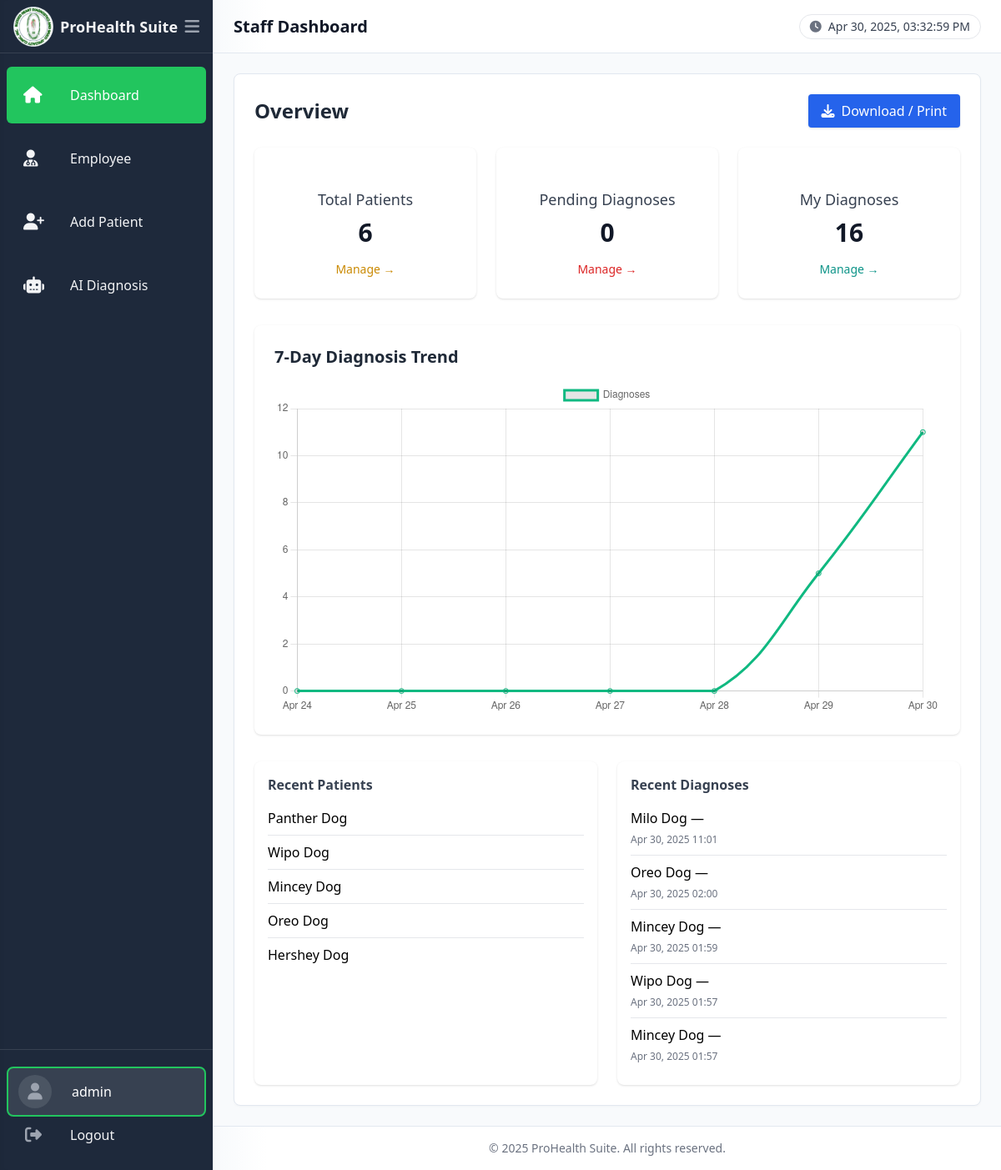
Screenshot of /staff/dashboard/ (signed in) with the database file from the repository.
### patient/models.py (models this page shows, shortened)
class Patient(models.Model):
    patient_id = models.CharField(
        max_length=5,
        unique=True,
        editable=False
    )
    GENDER_CHOICES = [
        ('M', 'Male'),
        ('F', 'Female'),
        ('O', 'Other'),
    ]
    DIAGNOSIS_CHOICES = [
        ('Pending', 'Pending'),
        ('No Findings', 'No Findings'),
        ('Cavity', 'Cavity'),
        ('Effusion', 'Effusion'),
    ]
    diagnosis      = models.CharField(
        max_length=20,
        choices=DIAGNOSIS_CHOICES,
        default='Pending'
    )
    confidence     = models.FloatField(
        null=True,
        blank=True,
        help_text="Model confidence (0–1) for the last diagnosis"
    )
    first_name     = models.CharField(max_length=100)
    middle_name    = models.CharField(max_length=100, blank=True, null=True)
    last_name      = models.CharField(max_length=100)
    gender         = models.CharField(max_length=1, choices=GENDER_CHOICES)
    birthdate      = models.DateField()
    age            = models.PositiveIntegerField(editable=False)
    contact_number = models.CharField(max_length=20)
    diagnosis      = models.CharField(
        max_length=20,
        choices=DIAGNOSIS_CHOICES,
        default='Pending'
    )

### diagnosis/models.py (models this page shows, shortened)
class DiagnosisRecord(models.Model):
    patient       = models.ForeignKey(Patient, on_delete=models.CASCADE, related_name='history')
    diagnosed_at  = models.DateTimeField(default=timezone.now)
    label         = models.CharField(max_length=20)
    confidence    = models.FloatField()
    xray_image    = models.ImageField(
        upload_to='diagnosis_history/',
        blank=True,
        null=True,
        help_text="The exact X-ray image used for this diagnosis."
    )
    class Meta:
        ordering = ['-diagnosed_at']

### xray_app/views.py (the view)
# urls.py: path('staff/dashboard/', staff_dashboard, name='staff_dashboard'),
@login_required(login_url='staff_login')
@user_passes_test(is_staff_user, login_url='staff_login')
def staff_dashboard(request):
    summary_cards = [
        {
          'title': 'Total Patients',
          'count': Patient.objects.count(),
          'color': 'yellow',
          'url':   'patient_list'
        },
        {
          'title': 'Pending Diagnoses',
          'count': Patient.objects.filter(diagnosis='Pending').count(),
          'color': 'red',
          'url':   'diagnosis_list'
        },
        {
          'title': 'My Diagnoses',
          'count': DiagnosisRecord.objects.count(),
          'color': 'teal',
          'url':   'diagnosis_list'
        },
    ]
    diag_labels, diag_data = _get_last_n_days_counts(
        DiagnosisRecord, 'diagnosed_at', n=7
    )
    recent_pats  = Patient.objects.order_by('-id')[:5]
    recent_diags = DiagnosisRecord.objects.order_by('-diagnosed_at')[:5]
    return render(request, 'staff_dashboard.html', {
        'active_page'   : 'dashboard',
        'summary_cards' : summary_cards,
        'diag_labels'   : diag_labels,
        'diag_data'     : diag_data,
        'recent_pats'   : recent_pats,
        'recent_diags'  : recent_diags,
    })

### xray_app/views.py (called while the page is built)
def is_staff_user(user):
    return user.is_authenticated and (user.is_staff or user.is_superuser)

def _get_last_n_days_counts(model, date_field, n=7):
    today = date.today()
    labels = []
    data   = []
    for i in range(n-1, -1, -1):
        d = today - timedelta(days=i)
        labels.append(d.strftime("%b %d"))
        data.append(model.objects.filter(**{f"{date_field}__date": d}).count())
    return labels, data

### templates/staff_dashboard.html (shortened to what this page needs)
{% extends "dashboard_base.html" %}
{% load static %}
{% block header_title %}Staff Dashboard{% endblock %}
{% block content %}
<div class="flex justify-between items-center mb-6 no-print">
  <h2 class="text-2xl font-semibold text-gray-800">Overview</h2>
  <button onclick="window.print()"
          class="inline-flex items-center space-x-2 bg-blue-600 hover:bg-blue-700 text-white px-4 py-2 rounded shadow transition">
    <i class="fas fa-download"></i>
    <span>Download / Print</span>
  </button>
</div>
<div class="grid grid-cols-1 sm:grid-cols-2 lg:grid-cols-3 gap-6 mb-8">
  {% for card in summary_cards %}
    <div class="bg-white rounded-lg shadow hover:shadow-lg transition p-6 text-center">
      <h3 class="text-lg font-medium text-gray-700">{{ card.title }}</h3>
      <p class="mt-2 text-3xl font-bold text-gray-900">{{ card.count }}</p>
      <a href="{% url card.url %}" class="mt-4 inline-block text-sm font-medium text-{{ card.color }}-600 hover:underline">
        Manage →
      </a>
    </div>
  {% endfor %}
</div>
<div class="bg-white rounded-lg shadow p-6 mb-8">
  <h3 class="text-xl font-semibold text-gray-800 mb-4">7-Day Diagnosis Trend</h3>
  <canvas id="staffTrendChart" class="w-full h-56"></canvas>
</div>
<div class="grid grid-cols-1 lg:grid-cols-2 gap-6">
  <div class="bg-white rounded-lg shadow p-4">
    <h4 class="font-semibold text-gray-700 mb-2">Recent Patients</h4>
    <ul class="divide-y">
      {% for p in recent_pats %}
        <li class="py-2">{{ p.first_name }} {{ p.last_name }}</li>
      {% endfor %}
    </ul>
  </div>
  <div class="bg-white rounded-lg shadow p-4">
    <h4 class="font-semibold text-gray-700 mb-2">Recent Diagnoses</h4>
    <ul class="divide-y">
      {% for d in recent_diags %}
        <li class="py-2">
          {{ d.patient.first_name }} {{ d.patient.last_name }} — {{ d.diagnosis }}<br>
          <span class="text-xs text-gray-500">{{ d.diagnosed_at|date:"M d, Y H:i" }}</span>
        </li>
      {% endfor %}
    </ul>
  </div>
</div>
<script>
  const sLabels = JSON.parse(document.getElementById('staffTrendLabels').textContent);
  const sData   = JSON.parse(document.getElementById('staffTrendData').textContent);
  new Chart(document.getElementById('staffTrendChart'), {
    type: 'line',
    data: {
      labels: sLabels,
      datasets:[{
        label:'Diagnoses',
        data:sData,
        borderColor:'#10B981',
        tension:0.4,
        fill:false
      }]
    },
    options:{ scales:{ y:{ beginAtZero:true }}}
  });
</script>
{% endblock %}

### templates/dashboard_base.html (shortened to what this page needs)
{% load static %}
<!DOCTYPE html>
<html lang="en">
<head>
  <script src="https://cdn.tailwindcss.com"></script>
  <link rel="stylesheet" href="https://cdnjs.cloudflare.com/ajax/libs/font-awesome/6.4.0/css/all.min.css">
</head>
<body>
  <div class="layout-container">
    <aside id="sidebar" class="sidebar flex flex-col sidebar-transition w-64 overflow-hidden text-gray-100">
      <div class="flex items-center justify-between h-16 border-b border-gray-700 px-4">
        <div id="logoContainer" class="flex items-center">
          <img src="{% static 'images/blessed.svg' %}" alt="ProHealth Logo" class="h-12 w-12 mr-2 transition-all duration-300" />
          <span id="logo-text" class="text-lg font-semibold expanded">ProHealth Suite</span>
        </div>
        <button id="collapseBtn" class="focus:outline-none text-gray-400 hover:text-white">
          <i class="fas fa-bars text-xl"></i>
        </button>
      </div>
      <nav class="flex-1 px-2 py-4 space-y-2 overflow-fixed">
        {% url 'admin_dashboard' as admin_url %}
        {% url 'staff_dashboard' as staff_url %}
        <a href="{% if user.is_superuser %}{{ admin_url }}{% elif user.is_staff %}{{ staff_url }}{% else %}{% url 'login' %}{% endif %}"
          class="flex items-center space-x-2 p-5 rounded-md {% if active_page == 'dashboard' %}bg-green-500 text-white{% else %}hover:bg-gray-700{% endif %}">
          <i class="fas fa-home text-xl w-12 flex-shrink-0"></i>
          <span class="menu-text expanded">Dashboard</span>
        </a>
        <a href="{% url 'employee_list' %}" class="flex items-center space-x-2 p-5 rounded-md {% if active_page == 'employees' %}bg-green-500 text-white{% else %}hover:bg-gray-700{% endif %}">
          <i class="fas fa-user-md text-xl w-12 flex-shrink-0"></i>
          <span class="menu-text expanded">Employee</span>
        </a>
        <a href="{% url 'patient_list' %}" class="flex items-center space-x-2 p-5 rounded-md {% if active_page == 'patients' %}bg-green-500 text-white{% else %}hover:bg-gray-700{% endif %}">
          <i class="fas fa-user-plus text-xl w-12 flex-shrink-0"></i>
          <span class="menu-text expanded">Add Patient</span>
        </a>
        <a href="{% url 'diagnosis_list' %}" class="flex items-center space-x-2 p-5 rounded-md {% if active_page == 'diagnosis' %}bg-green-500 text-white{% else %}hover:bg-gray-700{% endif %}">
          <i class="fas fa-robot text-xl w-12 flex-shrink-0"></i>
          <span class="menu-text expanded">AI Diagnosis</span>
        </a>
      </nav>
      <div class="px-2 py-5 border-t border-gray-700">
        {% if user.is_authenticated %}
          <form method="get" action="#">
            <button
              type="button"
              class="w-full flex items-center px-3 py-2 rounded-lg bg-gray-700 border-2 border-green-500  transition-colors"
            >
              <div class="h-10 w-10 rounded-full bg-gray-600 flex items-center justify-center">
                <i class="fas fa-user text-xl w-10 flex-shrink-0 text-gray-400"></i>
              </div>
              <div class="ml-6 text-left">
                <span class="menu-text expanded block text-white">
                  {{ user.get_full_name|default:user.username }}
                </span>
              </div>
            </button>
          </form>
          <form method="post" action="{% url 'logout' %}">
            <button
              type="submit"
              class="w-full flex items-center px-3 py-2 rounded hover:bg-gray-700 transition-colors"
            >
              <i class="fas fa-sign-out-alt text-xl w-10 flex-shrink-0 text-gray-400"></i>
              <span class="menu-text expanded ml-6">Logout</span>
            </button>
          </form>
        {% endif %}
      </div>
    </aside>
    <header class="header h-16 flex items-center px-6">
      <h1 class="text-xl font-semibold text-gray-900 flex-1">
        {% block header_title %}Dashboard Overview{% endblock %}
      </h1>
      <div class="bg-white border border-gray-200 rounded-full px-3 py-1 text-sm flex items-center">
        <i class="fas fa-clock mr-2 text-gray-500"></i>
        <span id="currentTime" class="font-medium text-gray-700"></span>
      </div>
    </header>
    <main class="main-content overflow-auto p-6">
      <div class="max-w-7xl mx-auto">
        <div class="content-card p-6">
          {% block content %}{% endblock %}
        </div>
      </div>
    </main>
    <footer class="footer py-4 text-center text-sm text-gray-500">
      &copy; {% now "Y" %} ProHealth Suite. All rights reserved.
    </footer>
  </div>
</body>
</html>

### templates/dashboard_base.html (style rules this page uses)
.sidebar-transition { transition: width 300ms cubic-bezier(0.4, 0, 0.2, 1); }
.menu-text { transition: all 300ms cubic-bezier(0.4, 0, 0.2, 1); transform-origin: left center; display: inline-block; white-space: nowrap; }
#logo-text { transition: all 300ms cubic-bezier(0.4, 0, 0.2, 1); display: inline-block; white-space: nowrap; }
.layout-container { display: grid; grid-template-columns: auto 1fr; grid-template-rows: auto 1fr auto; height: 100vh; }
.sidebar { grid-row: 1 / 4; border-right: 1px solid #e2e8f0; box-shadow: 4px 0 6px -4px rgba(0, 0, 0, 0.05) inset; background: #1e293b; }
.header { grid-column: 2; border-bottom: 1px solid #e2e8f0; background: linear-gradient(to right, #f8fafc 0%, white 64px); z-index: 10; }
.main-content { grid-column: 2; background: #f8fafc; }
.footer { grid-column: 2; border-top: 1px solid #e2e8f0; background: linear-gradient(to right, #f8fafc 0%, white 64px); }
.content-card { background: white; border-radius: 0.5rem; box-shadow: 0 1px 3px rgba(0, 0, 0, 0.03); border: 1px solid #e2e8f0; }

### rows the page displays
Patient: first_name "Panther", last_name "Dog"
Patient: first_name "Wipo", last_name "Dog"
Patient: first_name "Mincey", last_name "Dog"
Patient: first_name "Oreo", last_name "Dog"
Patient: first_name "Hershey", last_name "Dog"
DiagnosisRecord: patient.first_name "Milo", patient.last_name "Dog", diagnosed_at "Apr 30, 2025 11:01"
DiagnosisRecord: patient.first_name "Oreo", patient.last_name "Dog", diagnosed_at "Apr 30, 2025 02:00"
DiagnosisRecord: patient.first_name "Mincey", patient.last_name "Dog", diagnosed_at "Apr 30, 2025 01:59"
DiagnosisRecord: patient.first_name "Wipo", patient.last_name "Dog", diagnosed_at "Apr 30, 2025 01:57"
DiagnosisRecord: patient.first_name "Mincey", patient.last_name "Dog", diagnosed_at "Apr 30, 2025 01:57"

### other values shown
{{ user.get_full_name|default:user.username }} "admin"
{{ card.title }} "Total Patients" "Pending Diagnoses" "My Diagnoses"
{{ card.count }} "6" "0" "16"
